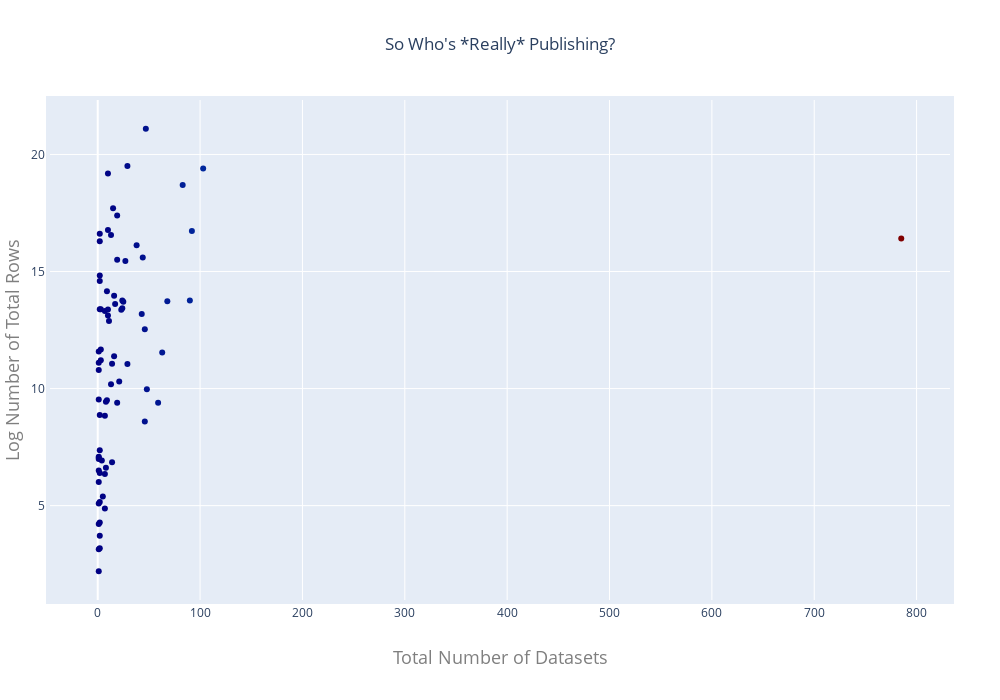

Here is the notebook cell this chart was saved with:
### Markdown cell above
## Publishing Data

### Code cell
fig = go.Figure(data=go.Scatter(x=rv['numdatasets'],
                                y=rv['lognumrows'],
                                mode='markers',
                                marker=dict(
                                    color=rv['numdatasets'], #set color equal to a variable
                                    colorscale='Jet', # one of plotly colorscales
                                    showscale=False
                                ),
#                                 marker_color=rv['lognumrows'],
                                text=rv['agency'])) # hover text goes here

fig.update_layout(
     title=go.layout.Title(
        text="So Who's *Really* Publishing?",
        xref="paper",
        x=.5),
    
     xaxis=go.layout.XAxis(
        title=go.layout.xaxis.Title(
            text="Total Number of Datasets",
            font=dict(
#                 family="Courier New, monospace",
                size=18,
                color="#7f7f7f"
            )
        )
    ),
    
    yaxis=go.layout.YAxis(
        title=go.layout.yaxis.Title(
            text="Log Number of Total Rows",
            font=dict(
#                 family="Courier New, monospace",
                size=18,
                color="#7f7f7f"
            )
        )
    )
)
fig.update_layout(
    autosize=False,
    width=1000,
    height=700,
    margin=go.layout.Margin(
        l=50,
        r=50,
        b=100,
        t=100,
        pad=4
    ),
#     paper_bgcolor="LightSteelBlue",
)

fig.show()

### Figure 1 — Plotly figure (JSON) as saved in the notebook; plotly's stock layout.template omitted (floating-point values rounded to 4 significant figures)
{"data": [{"marker": {"color": [92, 90, 2, 15, 59, 785, 16, 44, 68, 2, 47, 27, 19, 29, 24, 48, 46, 25, 10, 43, 103, 1, 24, 19, 4, 17, 19, 46, 23, 83, 8, 9, 10, 2, 3, 21, 1, 13, 38, 13, 3, 1, 7, 1, 10, 3, 2, 8, 11, 9, 14, 63, 29, 2, 7, 2, 16, 1, 1, 10, 1, 14, 2, 7, 2, 2, 2, 7, 1, 1, 1, 5, 1, 2, 2, 1, 1], "colorscale": [[0, "rgb(0,0,131)"], [0.2, "rgb(0,60,170)"], [0.4, "rgb(5,255,255)"], [0.6, "rgb(255,255,0)"], [0.8, "rgb(250,0,0)"], [1, "rgb(128,0,0)"]], "showscale": false}, "mode": "markers", "text": ["Department of Parks and Recreation (DPR)", "Department of Information Technology & Telecommunications (DoITT)", "Mayor's Office of Data Analytics (MODA)", "Other", "Human Resources Administration (HRA)", "Department of Education (DOE)", "Campaign Finance Board (CFB)", "Department of Health and Mental Hygiene (DOHMH)", "Department of City Planning (DCP)", "Office of Film, Theatre, and Broadcasting (FILM)", "Taxi and Limousine Commission (TLC)", "Department of Citywide Administrative Services (DCAS)", "Department of Consumer Affairs (DCA)", "Department of Small Business Services (SBS)", "New York City Housing Authority (NYCHA)", "Department of Youth and Community Development (DYCD)", "Mayor's Office of Operations (OPS)", "Mayor's Office for Economic Opportunity", "311", "School Construction Authority (SCA)", "Department of Finance (DOF)", "Administration for Children's Services (ACS)", "Department of Environmental Protection (DEP)", "Department of Buildings (DOB)", "Department of Design and Construction (DDC)", "Department of Correction (DOC)", "Manhattan Borough President (MBPO)", "Department of Probation (DOP)", "Mayor's Office of Management & Budget (OMB)", "Department of Transportation (DOT)", "Civil Service Commission", "Business Integrity Commission (BIC)", "Landmarks Preservation Commission (LPC)", "New York City Tax Commission (TAXCOMM)", "Civilian Complaint Review Board (CCRB)", "Department of Homeless Services (DHS)", "Board of Standards and Appeals (BSA)", "Office of Emergency Management (OEM)", "Department of Housing Preservation and Development (HPD)", "Fire Department of New York City (FDNY)", "Mayor’s Office of Environmental Coordination (MOEC)", "Office of the Mayor (OTM)", "Law Department (LAW)", "City Clerk & Clerk of the Council (OCC)", "City Council (NYCC)", "Department of Investigation (DOI)", "Office of Payroll Administration (OPA)", "Mayor's Office of the Chief Technology Officer", "Office of the Comptroller (COMPTROLLER)", "Department of Cultural Affairs (DCLA)", "Mayor's Office of Contract Services (MOCS)", "Department for the Aging (DFTA)", "Department of Sanitation (DSNY)", "Police Pension Fund (NYCPPF)", "Mayor's Office to Combat Domestic Violence (OCDV)", "Board of Elections (BOENY)", "Mayor's Office of Sustainability (MOS)", "Conflicts of Interest Board (COIB)", "Mayor's Office of Media And Entertainment (MOME)", "Police Department (NYPD)", "Department of Records and Information Services (RECORDS)", "NYC Independent Budget Office (IBO)", "Commission on Human Rights (CCHR)", "Mayor's Office of Climate Policy and Programs", "Latin Media & Entertainment Commission (LMEC)", "Office of Administrative Trials and Hearings (OATH)", "Office of Citywide Event Coordination and Management (CECM)", "Economic Development Corporation (EDC)", "Office of Chief Medical Examiner (OCME)", "NYC Service (NYCSERVICE)", "Commission on Women's Issues (CWI)", "New York Public Library (NYPL)", "Mayor's Office of Adult Education (ADULTED)", "Public Design Commission (formerly Art Commission (ARTCOM) and Design Commission)", "Queens Borough President (QBP)", "Queens Library (QBPL)", "NYC Recovery"], "type": "scatter", "x": [92, 90, 2, 15, 59, 785, 16, 44, 68, 2, 47, 27, 19, 29, 24, 48, 46, 25, 10, 43, 103, 1, 24, 19, 4, 17, 19, 46, 23, 83, 8, 9, 10, 2, 3, 21, 1, 13, 38, 13, 3, 1, 7, 1, 10, 3, 2, 8, 11, 9, 14, 63, 29, 2, 7, 2, 16, 1, 1, 10, 1, 14, 2, 7, 2, 2, 2, 7, 1, 1, 1, 5, 1, 2, 2, 1, 1], "y": [16.73, 13.77, 16.29, 17.7, 9.399, 16.41, 13.96, 15.6, 13.73, 4.277, 21.1, 15.45, 15.5, 11.05, 13.76, 9.967, 12.54, 13.71, 19.19, 13.19, 19.41, 5.094, 13.43, 17.4, 6.93, 13.62, 9.399, 8.593, 13.37, 18.69, 9.443, 14.16, 13.12, 13.39, 13.39, 10.3, 9.539, 10.19, 16.12, 16.56, 11.21, 7.086, 13.32, 11.11, 13.38, 11.67, 14.83, 6.613, 12.88, 9.5, 11.06, 11.54, 19.5, 3.178, 6.349, 8.872, 11.38, 6.99, 10.79, 16.78, 11.58, 6.854, 3.714, 4.883, 5.159, 16.62, 14.6, 8.841, 3.135, 6.5, 7.045, 5.389, 2.197, 7.363, 6.395, 4.22, 6.011]}], "layout": {"autosize": false, "height": 700, "margin": {"b": 100, "l": 50, "pad": 4, "r": 50, "t": 100}, "title": {"text": "So Who's *Really* Publishing?", "x": 0.5, "xref": "paper"}, "width": 1000, "xaxis": {"title": {"font": {"color": "#7f7f7f", "size": 18}, "text": "Total Number of Datasets"}}, "yaxis": {"title": {"font": {"color": "#7f7f7f", "size": 18}, "text": "Log Number of Total Rows"}}}}
